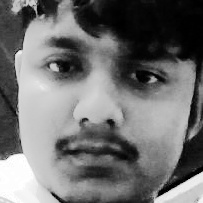
#> input picture dataset/mayank/image_001.jpg, 203 x 203 px; its folder holds only this picture in this run
$ python preprocess.py
#> lines starting #> are read from the running program, lines starting #| are printed output that depends on the picture
### utils/face_utils.py
"""
face_utils.py
--------------
Shared utility functions used across the project.
"""

import os
import json
import cv2
import numpy as np

IMG_SIZE = (100, 100)
DATASET_DIR = "dataset"
MODELS_DIR = "models"
OUTPUTS_DIR = "outputs"

FACE_CASCADE_PATH = cv2.data.haarcascades + "haarcascade_frontalface_default.xml"
face_cascade = cv2.CascadeClassifier(FACE_CASCADE_PATH)


# [7 lines left out: function detect_faces, not called in this run]


def crop_face(gray_image, box):
    x, y, w, h = box
    return gray_image[y:y + h, x:x + w]


def preprocess_face(face_img):
    face_resized = cv2.resize(face_img, IMG_SIZE)
    face_normalized = face_resized.astype("float32") / 255.0
    return face_normalized.flatten()


def ensure_dirs():
    for d in [DATASET_DIR, MODELS_DIR, OUTPUTS_DIR]:
        os.makedirs(d, exist_ok=True)


# [13 lines left out: functions list_registered_people, count_images, not called in this run]


def total_images():
    return sum(count_images(p) for p in list_registered_people())


# [9 lines left out: function load_last_metrics, not called in this run]

### preprocess.py
"""
preprocess.py
--------------
Builds the (X, y) dataset used for training:
- Walks through dataset/<person_name>/*.jpg
- Preprocesses each face image into a flattened, normalized feature vector
- Returns X (features) and y (string labels)

This module is imported by train_model.py. It can also be run directly
to sanity-check dataset size per person.
"""

import os
import cv2
import numpy as np
from utils.face_utils import preprocess_face, DATASET_DIR


def build_dataset():
    """
    Returns:
        X : np.ndarray of shape (num_samples, IMG_SIZE[0]*IMG_SIZE[1])
        y : list of string labels (person names), same length as X
    """
    X, y = [], []

    if not os.path.exists(DATASET_DIR) or len(os.listdir(DATASET_DIR)) == 0:
        raise RuntimeError(
            "Dataset is empty. Please register at least 2 people using "
            "'Register Person' before training."
        )

    people = sorted([
        d for d in os.listdir(DATASET_DIR)
        if os.path.isdir(os.path.join(DATASET_DIR, d))
    ])

    if len(people) < 2:
        raise RuntimeError(
            "At least 2 registered people are required to train a "
            "classifier. Please register more people."
        )

    for person in people:
        person_dir = os.path.join(DATASET_DIR, person)
        image_files = [f for f in os.listdir(person_dir)
                       if f.lower().endswith((".jpg", ".png", ".jpeg"))]

        if len(image_files) < 5:
            print(f"Warning: '{person}' has only {len(image_files)} images. "
                  f"Recognition accuracy for this person may be poor.")

        for img_name in image_files:
            img_path = os.path.join(person_dir, img_name)
            img = cv2.imread(img_path, cv2.IMREAD_GRAYSCALE)
#> img is the input picture: shape (203, 203); min 0, max 255, mean 112.4
            if img is None:
                continue  # skip unreadable/corrupt images
            feature_vector = preprocess_face(img)
#> in preprocess_face, `face_resized = cv2.resize(face_img, IMG_SIZE)`:
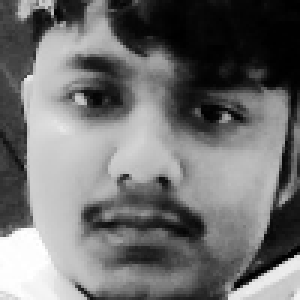
#> face_resized: shape (100, 100) (shown 3 times larger); min 0, max 255, mean 112.3
#> feature_vector = 10000 values, max 1 at index 7810, min 0 at index 199, mean 0.44
            X.append(feature_vector)
            y.append(person)
#> pass 2 of the loop in build_dataset, `for person in people:`:
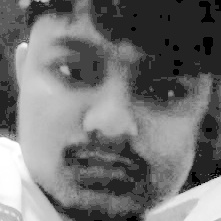
#> input picture dataset/vipul/image_001.jpg, 221 x 221 px
#> in build_dataset, img is the input picture: shape (221, 221); min 0, max 255, mean 114.5
#> in preprocess_face (call 2), `face_resized = cv2.resize(face_img, IMG_SIZE)`:
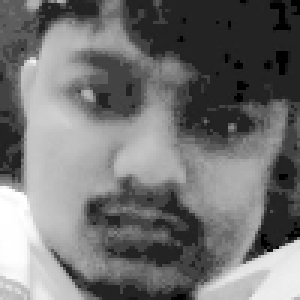
#> face_resized: shape (100, 100) (shown 3 times larger); min 0, max 255, mean 114.4
#> feature_vector = 10000 values, max 1 at index 6300, min 0 at index 80, mean 0.449

    if len(X) == 0:
        raise RuntimeError("No valid images could be read from the dataset.")

    return np.array(X), y


if __name__ == "__main__":
    X, y = build_dataset()
#> y = ['mayank', 'vipul']
    print(f"Total samples: {len(X)}")
#| Total samples: 2
    print(f"Feature vector length: {X.shape[1]}")
#| Feature vector length: 10000
    from collections import Counter
    print("Samples per person:", Counter(y))
#| Samples per person: Counter({'mayank': 1, 'vipul': 1})
